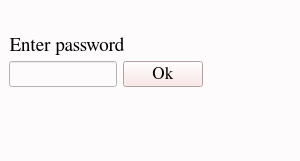
<?xml version="1.0" encoding="UTF-8"?>
<ui version="4.0">
 <class>update_keys</class>
 <widget class="QMainWindow" name="update_keys">
  <property name="geometry">
   <rect>
    <x>0</x>
    <y>0</y>
    <width>300</width>
    <height>161</height>
   </rect>
  </property>
  <property name="sizePolicy">
   <sizepolicy hsizetype="Fixed" vsizetype="Fixed">
    <horstretch>0</horstretch>
    <verstretch>0</verstretch>
   </sizepolicy>
  </property>
  <property name="minimumSize">
   <size>
    <width>300</width>
    <height>161</height>
   </size>
  </property>
  <property name="maximumSize">
   <size>
    <width>300</width>
    <height>161</height>
   </size>
  </property>
  <property name="font">
   <font>
    <family>Serif</family>
    <pointsize>14</pointsize>
   </font>
  </property>
  <property name="windowTitle">
   <string>MainWindow</string>
  </property>
  <property name="styleSheet">
   <string notr="true">background-color:rgb(253, 251, 251)</string>
  </property>
  <widget class="QWidget" name="centralwidget">
   <property name="sizePolicy">
    <sizepolicy hsizetype="Fixed" vsizetype="Fixed">
     <horstretch>0</horstretch>
     <verstretch>0</verstretch>
    </sizepolicy>
   </property>
   <layout class="QFormLayout" name="formLayout">
    <item row="0" column="0">
     <spacer name="horizontalSpacer">
      <property name="orientation">
       <enum>Qt::Horizontal</enum>
      </property>
      <property name="sizeHint" stdset="0">
       <size>
        <width>40</width>
        <height>20</height>
       </size>
      </property>
     </spacer>
    </item>
    <item row="1" column="0">
     <widget class="QLabel" name="label">
      <property name="sizePolicy">
       <sizepolicy hsizetype="Fixed" vsizetype="Fixed">
        <horstretch>0</horstretch>
        <verstretch>0</verstretch>
       </sizepolicy>
      </property>
      <property name="font">
       <font>
        <family>FreeSerif</family>
        <pointsize>14</pointsize>
       </font>
      </property>
      <property name="text">
       <string>Enter password</string>
      </property>
      <property name="alignment">
       <set>Qt::AlignBottom|Qt::AlignHCenter</set>
      </property>
     </widget>
    </item>
    <item row="2" column="0">
     <layout class="QHBoxLayout" name="horizontalLayout">
      <item>
       <widget class="QLineEdit" name="lineEdit">
        <property name="sizePolicy">
         <sizepolicy hsizetype="Preferred" vsizetype="Preferred">
          <horstretch>0</horstretch>
          <verstretch>0</verstretch>
         </sizepolicy>
        </property>
        <property name="echoMode">
         <enum>QLineEdit::Password</enum>
        </property>
       </widget>
      </item>
      <item>
       <widget class="QPushButton" name="pushButton">
        <property name="sizePolicy">
         <sizepolicy hsizetype="Fixed" vsizetype="Preferred">
          <horstretch>0</horstretch>
          <verstretch>0</verstretch>
         </sizepolicy>
        </property>
        <property name="font">
         <font>
          <family>FreeSerif</family>
          <pointsize>13</pointsize>
         </font>
        </property>
        <property name="styleSheet">
         <string notr="true">background-color:rgb(250, 226, 226)</string>
        </property>
        <property name="text">
         <string>Ok</string>
        </property>
       </widget>
      </item>
     </layout>
    </item>
   </layout>
  </widget>
  <widget class="QMenuBar" name="menubar">
   <property name="geometry">
    <rect>
     <x>0</x>
     <y>0</y>
     <width>300</width>
     <height>22</height>
    </rect>
   </property>
  </widget>
  <widget class="QStatusBar" name="statusbar"/>
 </widget>
 <resources/>
 <connections/>
</ui>
